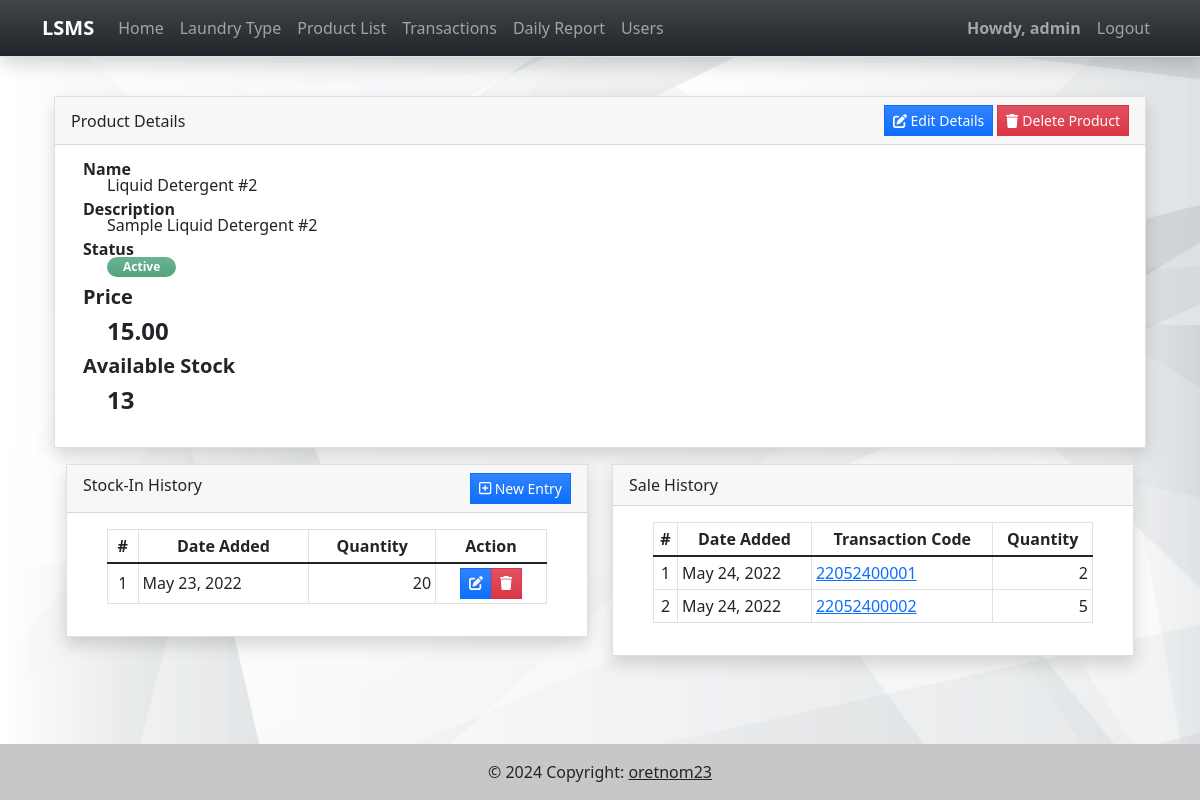
The app's page /view_product/2 (signed in) with its own data.
### lsmsApp/models.py (models this page shows, shortened)
class Products(models.Model):
    name = models.CharField(max_length=250)
    description = models.TextField(blank= True, null= True)
    price = models.FloatField(max_length=15, default=0)
    status = models.CharField(max_length=2, choices=(('1','Active'), ('2','Inactive')), default = 1)
    delete_flag = models.IntegerField(default = 0)
    date_added = models.DateTimeField(default = timezone.now)
    date_updated = models.DateTimeField(auto_now = True)
    class Meta:
        verbose_name_plural = "List of Products"
    def available(self):
        try:
            stockin = StockIn.objects.filter(product__id = self.id).aggregate(Sum('quantity'))
            stockin = stockin['quantity__sum']
        except:
            stockin = 0
        try:
            stockout = LaundryProducts.objects.filter(product__id = self.id).aggregate(Sum('quantity'))
            stockout = stockout['quantity__sum']
        except:
            stockout = 0
        stockin = stockin if not stockin is None else 0
        stockout = stockout if not stockout is None else 0
        return float(stockin - stockout)

class StockIn(models.Model):
    product = models.ForeignKey(Products, on_delete=models.CASCADE)
    quantity = models.FloatField(default = 0)
    date_added = models.DateTimeField(default = timezone.now)
    date_updated = models.DateTimeField(auto_now = True)
    class Meta:
        verbose_name_plural = "List of Stock-In"

class LaundryProducts(models.Model):
    laundry = models.ForeignKey(Laundry, on_delete=models.CASCADE,related_name="laundry_fk2")
    product = models.ForeignKey(Products, on_delete=models.CASCADE,related_name="product_fk")
    price = models.FloatField(max_length=15, default=0)
    quantity = models.FloatField(max_length=15, default=0)
    total_amount = models.FloatField(max_length=15)
    class Meta:
        verbose_name_plural = "List of Laundry Products"

class Laundry(models.Model):
    code = models.CharField(max_length=100)
    client = models.CharField(max_length=250)
    contact = models.CharField(max_length=250, blank=True, null = True)
    total_amount = models.FloatField(max_length=15)
    tendered = models.FloatField(max_length=15)
    status = models.CharField(max_length=2, choices=(('0','Pending'), ('1', 'In-progress'), ('2', 'Done'), ('3', 'Picked Up')), default = 0)
    payment = models.CharField(max_length=2, choices=(('0','Unpaid'), ('1', 'Paid')), default = 0)
    date_added = models.DateTimeField(default = timezone.now)
    date_updated = models.DateTimeField(auto_now = True)
    class Meta:
        verbose_name_plural = "List of Laundries"

### lsmsApp/views.py (the view)
# urls.py: path('view_product',views.view_product,name='view-product'),
@login_required
def view_product(request, pk = None):
    context = context_data(request)
    context['page'] = 'view_product'
    context['page_title'] = 'View Product'
    if pk is None:
        context['product'] = {}
        context['stockins'] = {}
    else:
        context['product'] = models.Products.objects.get(id=pk)
        context['stockins'] = models.StockIn.objects.filter(product__id=pk)
        context['stockouts'] = models.LaundryProducts.objects.filter(product__id=pk).order_by('laundry__code')
    return render(request, 'view_product.html', context)

### lsmsApp/views.py (called while the page is built)
def context_data(request):
    fullpath = request.get_full_path()
    abs_uri = request.build_absolute_uri()
    abs_uri = abs_uri.split(fullpath)[0]
    context = {
        'system_host' : abs_uri,
        'page_name' : '',
        'page_title' : '',
        'system_name' : 'Laundry Shop Managament System',
        'system_short_name' : 'LSMS',
        'topbar' : True,
        'footer' : True,
    }
    return context

### lsmsApp/templates/view_product.html (shortened to what this page needs)
{% extends 'base.html' %} {% load static %} {% load humanize %} {% block pageContent %}
<section class="py-4">
    <div class="container">
        <div class="card rounded-0 shadow">
            <div class="card-header py -1">
                <div class="d-flex w-100 align-items-center">
                    <div class="card-title mb-0 col-auto flex-shrink-1 flex-grow-1">Product Details</div>
                    <div class="col-auto">
                        <button class="btn btn-primary btn-sm rounded-0 bg-gradient bg-primary" type="button" id="manage-product"><i class="fa fa-edit"></i> Edit Details</button>
                        <button class="btn btn-danger btn-sm rounded-0 bg-gradient bg-danger" type="button" id="delete-product"><i class="fa fa-trash"></i> Delete Product</button>
                    </div>
                </div>
            </div>
            <div class="card-body">
                <div class="container-fluid" id="e-details">
                    <div class="lh-1">
                        <dl>
                            <dt>Name</dt>
                            <dd class="ps-4">{{product.name}}</dd>
                            <dt>Description</dt>
                            <dd class="ps-4">{{product.description}}</dd>
                            <dt>Status</dt>
                            <dd class="ps-4">
                                {% if product.status == '1' %}
                                <span class="badge badge-success bg-gradient bg-success px-3 rounded-pill bg-opacity-75 text-sm py-1">Active</span> {% else %}
                                <span class="badge badge-secondary bg-gradient bg-secondary px-3 rounded-pill bg-opacity-75 text-sm py-1">Inactive</span> {% endif %}
                            </dd>
                            <dt class="h5 fw-bolder">Price</dt>
                            <dd class="ps-4 h4 fw-bolder">{{product.price|floatformat:2}}</dd>
                            <dt class="h5 fw-bolder">Available Stock</dt>
                            <dd class="ps-4 h4 fw-bolder">{{product.available|floatformat}}</dd>
                        </dl>
                    </div>
                </div>
            </div>
        </div>
        <div class="row mx-0 my-3">
            <div class="col-lg-6 col-md-6 col-sm-12 col-xs-12">
                <div class="card rounded-0 shadow">
                    <div class="card-header py -1">
                        <div class="d-flex w-100">
                            <div class="col-auto flex-shrink-1 flex-grow-1">
                                <div class="card-title mb-0">Stock-In History</div>
                            </div>
                            <div class="col-auto">
                                <button class="btn btn-primary btn-sm rounded-0 bg-gradient bg-primary" type="button" id="add_stock"><i class="far fa-plus-square"></i> New Entry</button>
                            </div>
                        </div>
                    </div>
                    <div class="card-body">
                        <div class="container-fluid">
                            <table class="table table-stripped table-bordered">
                                <thead>
                                    <tr>
                                        <th class="px-1 py-1 text-center">#</th>
                                        <th class="px-1 py-1 text-center">Date Added</th>
                                        <th class="px-1 py-1 text-center">Quantity</th>
                                        <th class="px-1 py-1 text-center">Action</th>
                                    </tr>
                                </thead>
                                <tbody>
                                    {% for stockin in stockins %}
                                    <tr>
                                        <td class="px-1 py-1 align-middle text-center">{{ forloop.counter }}</td>
                                        <td class="px-1 py-1 align-middle">{{ stockin.date_added|date:"F d, Y" }}</td>
                                        <td class="px-1 py-1 align-middle text-end">{{ stockin.quantity|floatformat|intcomma }}</td>
                                        <td class="px-1 py-1 align-middle text-center">
                                            <div class="btn-group">
                                                <button class="btn btn-sm btn-primary rounded-0 bg-gradient bg-primary edit-si" type="button" data-url="{% url 'manage-stockin-pid-pk' stockin.product_id stockin.id %}" title="Edit Stock-In"><i class="fa fa-edit"></i></button>
                                                <button class="btn btn-sm btn-danger rounded-0 bg-gradient bg-danger delete-si" type="button" data-url="{% url 'delete-stockin' stockin.pk %}" title="Delete Stock-In"><i class="fa fa-trash"></i></button>
                                            </div>
                                        </td>
                                    </tr>
                                    {% endfor %}
                                </tbody>
                            </table>
                        </div>
                    </div>
                </div>
            </div>
            <div class="col-lg-6 col-md-6 col-sm-12 col-xs-12">
                <div class="card rounded-0 shadow">
                    <div class="card-header py -1">
                        <div class="d-flex w-100">
                            <div class="col-auto flex-shrink-1 flex-grow-1">
                                <div class="card-title mb-0">Sale History</div>
                            </div>
                        </div>
                    </div>
                    <div class="card-body">
                        <div class="container-fluid">
                            <table class="table table-stripped table-bordered">
                                <thead>
                                    <tr>
                                        <th class="px-1 py-1 text-center">#</th>
                                        <th class="px-1 py-1 text-center">Date Added</th>
                                        <th class="px-1 py-1 text-center">Transaction Code</th>
                                        <th class="px-1 py-1 text-center">Quantity</th>
                                    </tr>
                                </thead>
                                <tbody>
                                    {% for stockout in stockouts %}
                                    <tr>
                                        <td class="px-1 py-1 align-middle text-center">{{ forloop.counter }}</td>
                                        <td class="px-1 py-1 align-middle">{{ stockout.laundry.date_added|date:"F d, Y" }}</td>
                                        <td class="px-1 py-1 align-middle">
                                            <a href="{% url 'view-laundry-pk' stockout.laundry.pk %}" target="_blank">{{ stockout.laundry.code }}</a></td>
                                        <td class="px-1 py-1 align-middle text-end">{{ stockout.quantity|floatformat|intcomma }}</td>
                                    </tr>
                                    {% endfor %}
                                </tbody>
                            </table>
                        </div>
                    </div>
                </div>
            </div>
        </div>
    </div>
</section>
{% endblock pageContent %}

### lsmsApp/templates/topNavigation.html (shortened to what this page needs)
{% load static %}
<header>
    <nav class="navbar navbar-expand-lg navbar-dark bg-dark bg-gradient fixed-top shadow border-bottom">
        <div class="container">
            <a class="navbar-brand" target="_blank" href="./">
                <b>{{system_short_name}}</b>
            </a>
            <div class="collapse navbar-collapse" id="navbarExample01">
                <ul class="navbar-nav me-auto mb-2 mb-lg-0" id="topNav">
                    {% if request.user.is_authenticated %}
                    <li class="nav-item">
                        <a class="nav-link" aria-current="page" href="{% url 'home-page' %}">Home</a>
                    </li>
                    <li class="nav-item">
                        <a class="nav-link" aria-current="page" href="{% url 'price-page' %}">Laundry Type</a>
                    </li>
                    <li class="nav-item">
                        <a class="nav-link" aria-current="page" href="{% url 'product-page' %}">Product List</a>
                    </li>
                    <li class="nav-item">
                        <a class="nav-link" aria-current="page" href="{% url 'laundry-page' %}">Transactions</a>
                    </li>
                    <li class="nav-item">
                        <a class="nav-link" aria-current="page" href="{% url 'daily-report' %}">Daily Report</a>
                    </li>
                    {% if request.user.is_superuser %}
                    <li class="nav-item">
                        <a class="nav-link" aria-current="page" href="{% url 'user-page' %}">Users</a>
                    </li>
                    {% endif %}
                    {% endif %}
                </ul>
                <ul class="navbar-nav">
                    {% if user.id %}
                    <li class="nav-item">
                        <a class="nav-link"  href="{% url 'profile-page' %}"><b>Howdy, {{user.username}}</b></a>
                    </li>
                    <li class="nav-item">
                        <a class="nav-link" aria-current="page" href="{% url 'logout' %}">Logout</a>
                    </li>
                    {% else %}
                    <li class="nav-item">
                        <a class="nav-link" aria-current="page" href="{% url 'login-page' %}">Login</a>
                    </li>
                    {% endif %}
                </ul>
            </div>
        </div>
    </nav>
</header>

### static/assets/default/css/style.css (style rules this page uses)
html, body { height: 100%; width: 100%; max-height: 100%; overflow: auto; display: flex; flex-direction: column; }
body>header { flex-shrink: auto; }

### records on screen
Products: name "Liquid Detergent #2", description "Sample Liquid Detergent #2", price "15.00", available "13"
StockIn: date_added "May 23, 2022", quantity "20"
LaundryProducts: laundry.date_added "May 24, 2022", laundry.code "22052400001", quantity "2"
LaundryProducts: laundry.date_added "May 24, 2022", laundry.code "22052400002", quantity "5"

### other values on screen
{{ system_short_name }} "LSMS"
{{ user.username }} "admin"
